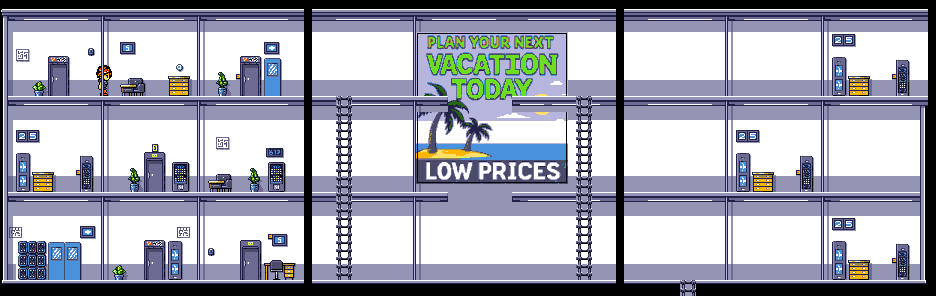

This game map was drawn from its Tiled (.tmx) file and the tilesets committed beside it. A one-line description and the trimmed map source follow:
An orthogonal 117x37 tile map with 8x8 px tiles, 4 tile layers (background, foreground, actual foreground, ladders), 1 hidden layer not drawn.

<map version="1.10" tiledversion="1.11.0" orientation="orthogonal" renderorder="right-down" width="117" height="37" tilewidth="8" tileheight="8" infinite="0" nextlayerid="6" nextobjectid="1">
 <tileset firstgid="1" source="office.tiles.tsx" />
 <layer id="1" name="background" width="117" height="37">
  <data>[4329 cells, 4218 non-empty, 1 distinct tile ids]</data>
 </layer>
 <layer id="2" name="foreground" width="117" height="37">
  <data>[4329 cells, 3990 non-empty, 392 distinct tile ids]</data>
 </layer>
 <layer id="5" name="actual foreground" width="117" height="37">
  <data>[4329 cells, 2894 non-empty, 31 distinct tile ids]</data>
 </layer>
 <layer id="3" name="stairs" width="117" height="37" visible="0">
  <data>[4329 cells, 474 non-empty, 170 distinct tile ids]</data>
 </layer>
 <layer id="4" name="ladders" width="117" height="37">
  <data>[4329 cells, 526 non-empty, 166 distinct tile ids]</data>
 </layer>
</map>
